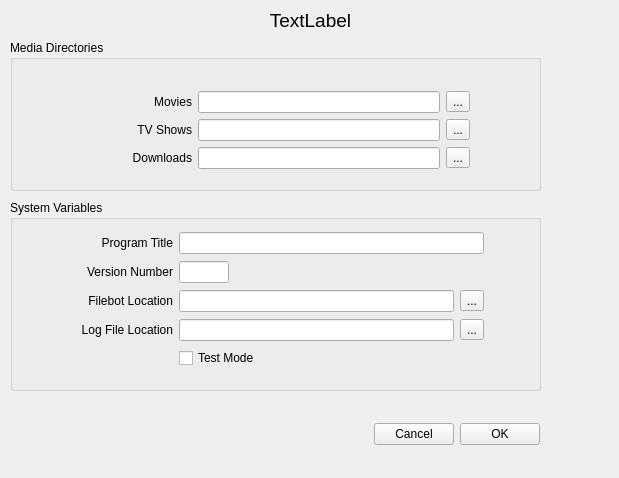
<?xml version="1.0" encoding="UTF-8"?>
<ui version="4.0">
 <class>Configuration</class>
 <widget class="QMainWindow" name="Configuration">
  <property name="geometry">
   <rect>
    <x>0</x>
    <y>0</y>
    <width>619</width>
    <height>478</height>
   </rect>
  </property>
  <property name="windowTitle">
   <string>ConfigWindow</string>
  </property>
  <widget class="QWidget" name="centralWidget">
   <widget class="QGroupBox" name="mediaBox">
    <property name="geometry">
     <rect>
      <x>10</x>
      <y>40</y>
      <width>531</width>
      <height>151</height>
     </rect>
    </property>
    <property name="title">
     <string>Media Directories</string>
    </property>
    <widget class="QWidget" name="gridLayoutWidget">
     <property name="geometry">
      <rect>
       <x>50</x>
       <y>40</y>
       <width>421</width>
       <height>101</height>
      </rect>
     </property>
     <layout class="QGridLayout" name="direcoryGrid">
      <item row="1" column="0">
       <widget class="QLabel" name="tvLabel">
        <property name="text">
         <string>TV Shows</string>
        </property>
        <property name="alignment">
         <set>Qt::AlignRight|Qt::AlignTrailing|Qt::AlignVCenter</set>
        </property>
       </widget>
      </item>
      <item row="0" column="0">
       <widget class="QLabel" name="moviesLabel">
        <property name="text">
         <string>Movies</string>
        </property>
        <property name="alignment">
         <set>Qt::AlignRight|Qt::AlignTrailing|Qt::AlignVCenter</set>
        </property>
       </widget>
      </item>
      <item row="2" column="0">
       <widget class="QLabel" name="downloadLabel">
        <property name="text">
         <string>Downloads</string>
        </property>
        <property name="alignment">
         <set>Qt::AlignRight|Qt::AlignTrailing|Qt::AlignVCenter</set>
        </property>
       </widget>
      </item>
      <item row="0" column="3">
       <widget class="QToolButton" name="moviesChoose">
        <property name="text">
         <string>...</string>
        </property>
       </widget>
      </item>
      <item row="1" column="3">
       <widget class="QToolButton" name="tvChoose">
        <property name="text">
         <string>...</string>
        </property>
       </widget>
      </item>
      <item row="1" column="1" colspan="2">
       <widget class="QLineEdit" name="tvEdit"/>
      </item>
      <item row="2" column="1" colspan="2">
       <widget class="QLineEdit" name="downloadEdit"/>
      </item>
      <item row="2" column="3">
       <widget class="QToolButton" name="downloadChoose">
        <property name="text">
         <string>...</string>
        </property>
       </widget>
      </item>
      <item row="0" column="1" colspan="2">
       <widget class="QLineEdit" name="moviesEdit"/>
      </item>
     </layout>
    </widget>
   </widget>
   <widget class="QGroupBox" name="varsBox">
    <property name="geometry">
     <rect>
      <x>10</x>
      <y>200</y>
      <width>531</width>
      <height>191</height>
     </rect>
    </property>
    <property name="title">
     <string>System Variables</string>
    </property>
    <widget class="QWidget" name="gridLayoutWidget_2">
     <property name="geometry">
      <rect>
       <x>60</x>
       <y>20</y>
       <width>425</width>
       <height>163</height>
      </rect>
     </property>
     <layout class="QGridLayout" name="varsGridLayout">
      <item row="2" column="4">
       <widget class="QToolButton" name="filebotChooser">
        <property name="text">
         <string>...</string>
        </property>
       </widget>
      </item>
      <item row="3" column="1" colspan="3">
       <widget class="QLineEdit" name="logDirEntry">
        <property name="sizePolicy">
         <sizepolicy hsizetype="Expanding" vsizetype="Fixed">
          <horstretch>0</horstretch>
          <verstretch>0</verstretch>
         </sizepolicy>
        </property>
       </widget>
      </item>
      <item row="0" column="1" colspan="4">
       <widget class="QLineEdit" name="prognameEdit"/>
      </item>
      <item row="4" column="1">
       <widget class="QCheckBox" name="testmodeCheck">
        <property name="text">
         <string>Test Mode</string>
        </property>
       </widget>
      </item>
      <item row="2" column="0">
       <widget class="QLabel" name="filebotLocLabel">
        <property name="text">
         <string>Filebot Location</string>
        </property>
        <property name="alignment">
         <set>Qt::AlignRight|Qt::AlignTrailing|Qt::AlignVCenter</set>
        </property>
       </widget>
      </item>
      <item row="3" column="0">
       <widget class="QLabel" name="logFileLabel">
        <property name="text">
         <string>Log File Location</string>
        </property>
        <property name="alignment">
         <set>Qt::AlignRight|Qt::AlignTrailing|Qt::AlignVCenter</set>
        </property>
       </widget>
      </item>
      <item row="1" column="0">
       <widget class="QLabel" name="versionLabel">
        <property name="text">
         <string>Version Number</string>
        </property>
        <property name="alignment">
         <set>Qt::AlignRight|Qt::AlignTrailing|Qt::AlignVCenter</set>
        </property>
       </widget>
      </item>
      <item row="1" column="2" colspan="2">
       <spacer name="horizontalSpacer_2">
        <property name="orientation">
         <enum>Qt::Horizontal</enum>
        </property>
        <property name="sizeHint" stdset="0">
         <size>
          <width>40</width>
          <height>20</height>
         </size>
        </property>
       </spacer>
      </item>
      <item row="2" column="1" colspan="3">
       <widget class="QLineEdit" name="filebotLocEdit"/>
      </item>
      <item row="3" column="4">
       <widget class="QToolButton" name="logLocationChooser">
        <property name="text">
         <string>...</string>
        </property>
       </widget>
      </item>
      <item row="0" column="0">
       <widget class="QLabel" name="progNameLabel">
        <property name="text">
         <string>Program Title</string>
        </property>
        <property name="alignment">
         <set>Qt::AlignRight|Qt::AlignTrailing|Qt::AlignVCenter</set>
        </property>
       </widget>
      </item>
      <item row="1" column="1">
       <widget class="QLineEdit" name="versionEdit">
        <property name="sizePolicy">
         <sizepolicy hsizetype="Fixed" vsizetype="Fixed">
          <horstretch>0</horstretch>
          <verstretch>0</verstretch>
         </sizepolicy>
        </property>
        <property name="maximumSize">
         <size>
          <width>50</width>
          <height>16777215</height>
         </size>
        </property>
        <property name="baseSize">
         <size>
          <width>75</width>
          <height>0</height>
         </size>
        </property>
       </widget>
      </item>
     </layout>
    </widget>
   </widget>
   <widget class="QWidget" name="horizontalLayoutWidget">
    <property name="geometry">
     <rect>
      <x>70</x>
      <y>401</y>
      <width>481</width>
      <height>63</height>
     </rect>
    </property>
    <layout class="QHBoxLayout" name="horizontalLayout">
     <property name="topMargin">
      <number>15</number>
     </property>
     <item>
      <spacer name="horizontalSpacer">
       <property name="orientation">
        <enum>Qt::Horizontal</enum>
       </property>
       <property name="sizeHint" stdset="0">
        <size>
         <width>40</width>
         <height>40</height>
        </size>
       </property>
      </spacer>
     </item>
     <item>
      <widget class="QPushButton" name="cancelButton">
       <property name="text">
        <string>Cancel</string>
       </property>
      </widget>
     </item>
     <item>
      <widget class="QPushButton" name="okButton">
       <property name="sizePolicy">
        <sizepolicy hsizetype="Minimum" vsizetype="Fixed">
         <horstretch>0</horstretch>
         <verstretch>0</verstretch>
        </sizepolicy>
       </property>
       <property name="text">
        <string>OK</string>
       </property>
       <property name="default">
        <bool>false</bool>
       </property>
      </widget>
     </item>
    </layout>
   </widget>
   <widget class="QLabel" name="dialogTitle">
    <property name="geometry">
     <rect>
      <x>10</x>
      <y>10</y>
      <width>601</width>
      <height>21</height>
     </rect>
    </property>
    <property name="font">
     <font>
      <pointsize>14</pointsize>
     </font>
    </property>
    <property name="text">
     <string>TextLabel</string>
    </property>
    <property name="alignment">
     <set>Qt::AlignCenter</set>
    </property>
   </widget>
  </widget>
 </widget>
 <layoutdefault spacing="6" margin="11"/>
 <resources/>
 <connections/>
</ui>
